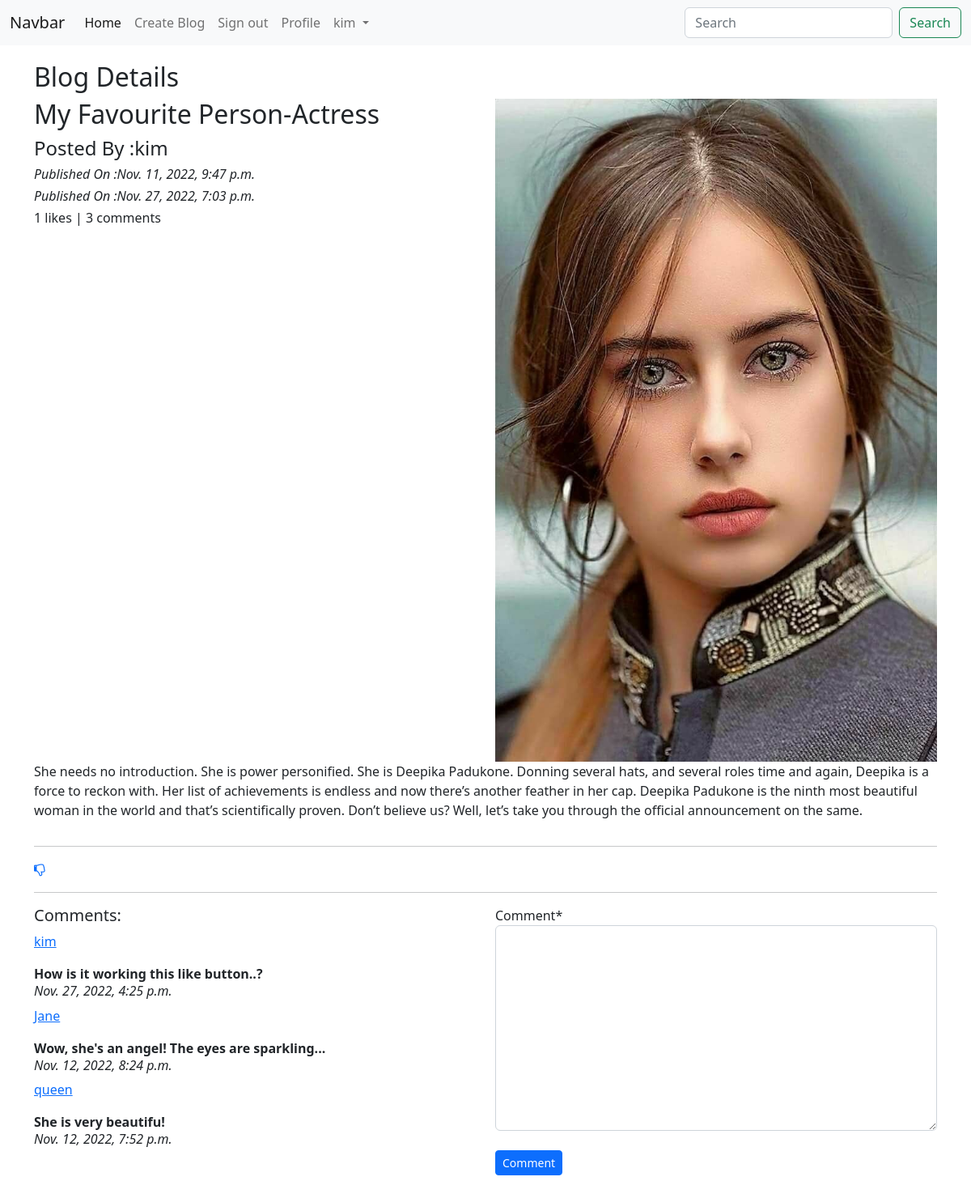
The page /blog/details/5 (signed in) on the database as committed earlier.
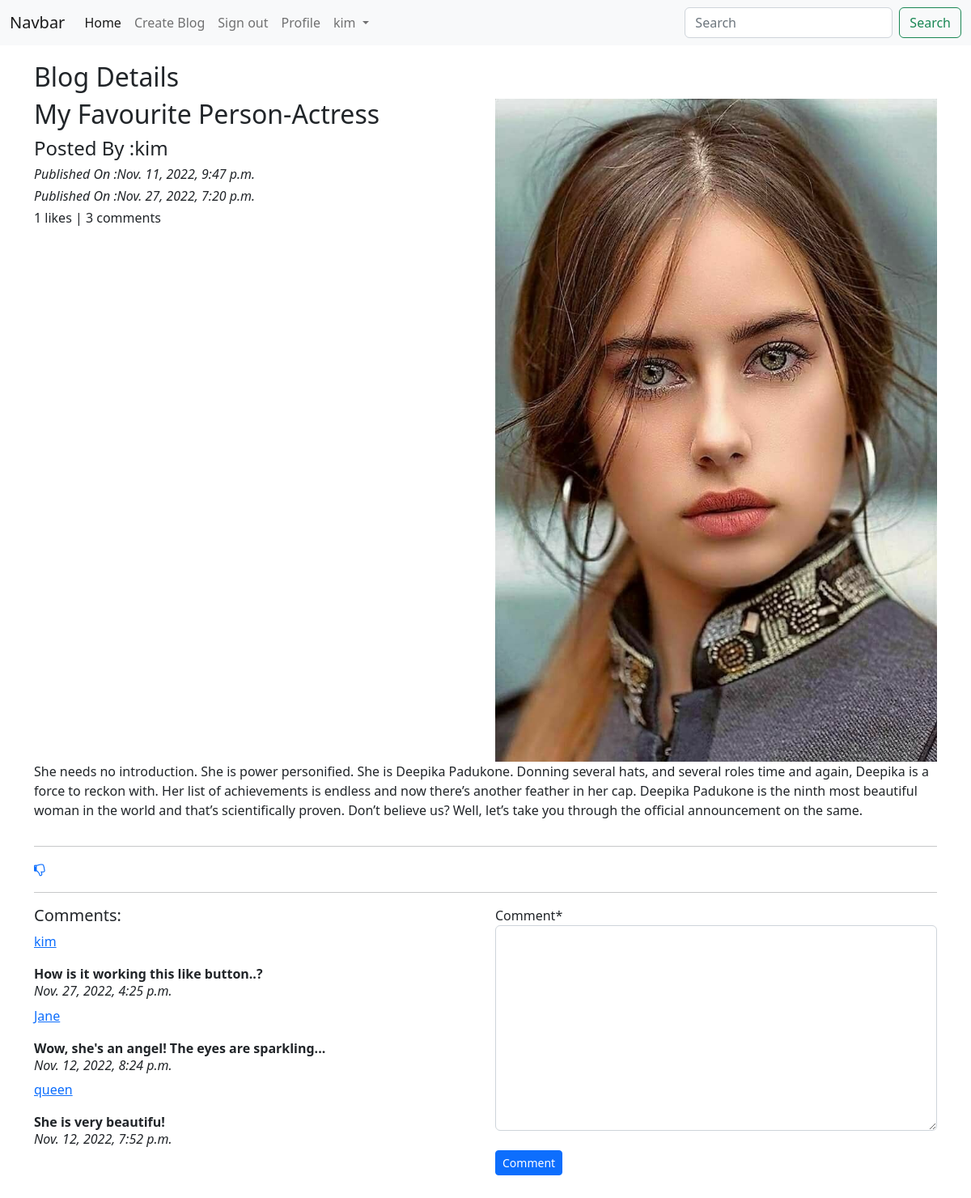
The same page on the database as committed later.
### blog_app/models.py (models this page shows, shortened)
class Blog(models.Model):
    author = models.ForeignKey(User, on_delete=models.CASCADE, related_name='blog_author')
    blog_title = models.CharField(max_length=250, verbose_name='Type Blog Title')
    slug = models.SlugField(max_length=264, unique=True)
    blog_content = models.TextField(verbose_name='Do you want to share something?')
    blog_image = models.ImageField(upload_to='blog_image', verbose_name='Blog Image')
    publish_date = models.DateTimeField(auto_now_add=True)
    update_date = models.DateTimeField(auto_now=True)
    class Meta:
        ordering = ['-publish_date']

### blog_app/views.py (the view, shortened to what this page needs)
# urls.py: path('details/<int:pk>', views.blog_details, name='blog-details' ),
def blog_details(request, pk):
    blog = Blog.objects.get(pk=pk)
    comment_form = CommentForm()
    already_like = Likes.objects.filter(blog=blog, user=request.user)
    if already_like:
        liked = True
    else:
        liked = False
    return render(request, 'blog_app/blog_details.html', context={'blog':blog, 'comment_form':comment_form, 'liked':liked}) #pass Blog and CommentForm context here

### blog_app/forms.py
class CommentForm(forms.ModelForm):
    class Meta:
        model = Comment
        fields = ('comment',)

### templates/blog_app/blog_details.html (shortened to what this page needs)
{% extends '../base.html' %}
{% load crispy_forms_tags %}
{% block content %}
<h2> Blog Details</h2>
<div class="row">
    <div class="col-sm-6">
        <h2>{{blog.blog_title}}</h2>
        <h4>Posted  By :{{blog.author}}</h4>
        <i><h6>Published On :{{blog.publish_date}}</h6></i>
        <i><h6>Published On :{{blog.update_date}}</h6></i>
        <h6>{{blog.liked_blog.count}} likes | {{blog.blog_comment.count}} comments</h6>
    </div>
    <div class="col-sm-6">
        <img src = "/media/{{blog.blog_image}}" width = "100%">
    </div>
    {{blog.blog_content|linebreaks}}
</div>
<hr>
{% if not liked %}
<a href="{% url 'blog_app:liked-post' pk=blog.pk %}"><i class="fa fa-thumbs-o-up"></i></a>
{% else %}
<a href="{% url 'blog_app:unliked-post' pk=blog.pk %}"><i class="fa fa-thumbs-o-down"></i></a>
{% endif %}
<hr>
<div class="row">
    <div class="col-sm-6">
        <h5>Comments:</h5>
        {% for comment in blog.blog_comment.all %}
        <p><a href="#">{{comment.user}}</a></p>
        <b>{{comment.comment}}</b>
        <h6><i>{{comment.comment_date}}</i></h6>
        {% endfor %}
    </div>
    <div class="col-sm-6">
        <form method="post">
            {{comment_form|crispy}}
            <br>
            <button type="submit" class="btn btn-primary btn-sm">Comment</button>
        </form>
    </div>
</div>
<br><br>
{% endblock %}

Rows that differ between the two databases and show on the page:
changed Blog "My Favourite Person-Actress": update_date "Nov. 27, 2022, 7:03 p.m." → "Nov. 27, 2022, 7:20 p.m."
